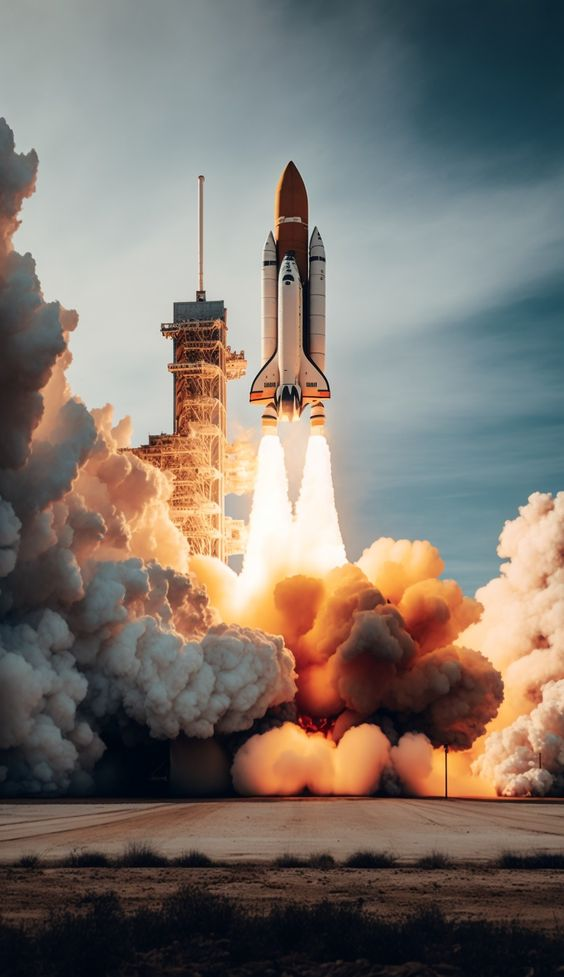
#> input picture Práctica XII: Canny/Cohete.jpg, 564 x 977 px
$ python 'Práctica XII Canny.py'
#> lines starting #> are read from the running program, lines starting #| are printed output that depends on the picture; after the words box and inside, x2 and y2 are one past the last pixel; in counts of white or black regions, pixels touching at a corner belong together
# -*- coding: utf-8 -*-
"""
Created on Mon Apr 22 00:00:48 2024

@author: Dea

Este script detecta los bordes de una imagen utilizando el algortimo Canny, donde utiliza la intensidad de gradiente del borde para detectarlos.
"""


import numpy as np
import cv2 as cv
from matplotlib import pyplot as plt

img = cv.imread('Cohete.jpg', cv.IMREAD_GRAYSCALE)
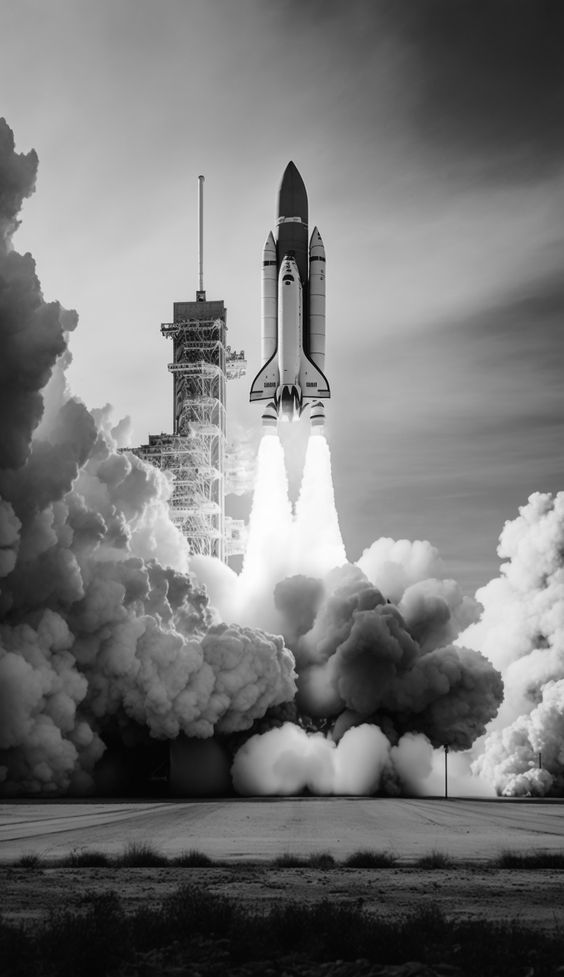
#> img: shape (977, 564); min 0, max 255, mean 118.7
assert img is not None, "file could not be read, check with os.path.exists()"
# Detección de bordes utilizando el algoritmo Canny
edges = cv.Canny(img,80,150) #los bordes con intensidad de gradiente entre 100 y 200 seran bordes aceptados y mostrados, fuera de seran rechazados.
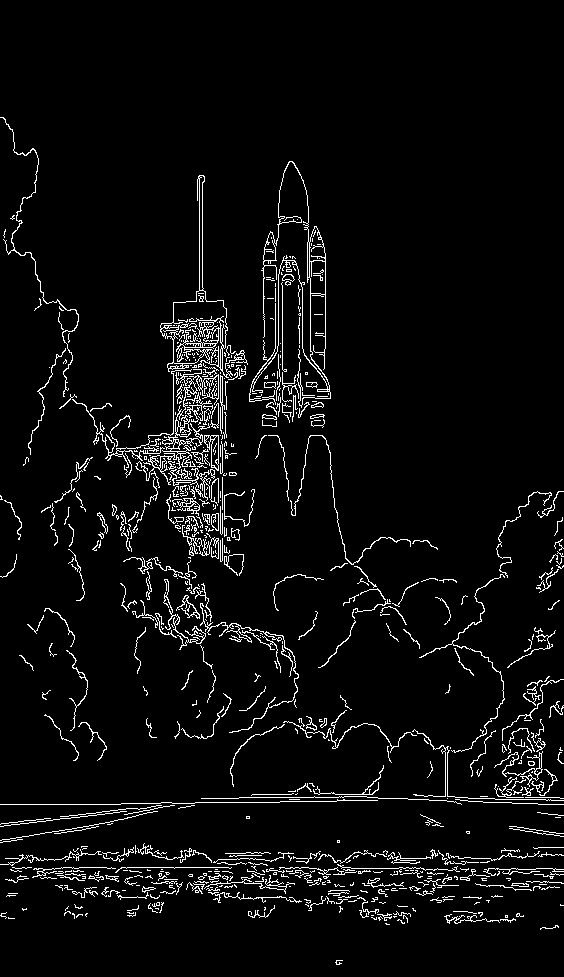
#> edges: shape (977, 564); 4.7% white in thin lines or dots, all inside (x1, y1, x2, y2) = (0, 117, 564, 965)

# Mostrar la imagen original y la imagen de bordes
plt.subplot(121)
plt.imshow(img,cmap = 'gray')
plt.title('Imagen Original')
plt.xticks([])
plt.yticks([])


plt.subplot(122)
plt.imshow(edges,cmap = 'gray')
plt.title('Detección de bordes')
plt.xticks([])
plt.yticks([])

plt.show()
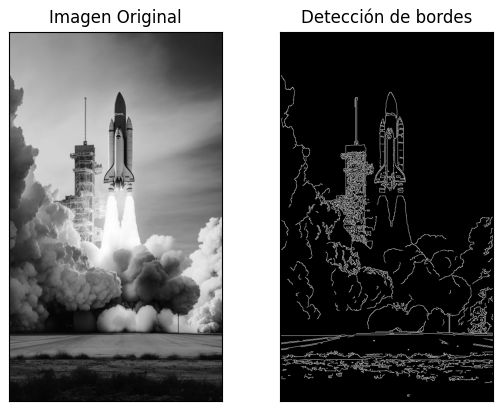
#> figure drawn by matplotlib, 2 panels

$ run again, with Práctica XII: Canny/Deteccion de bordes.png saved as Práctica XII: Canny/Cohete.jpg
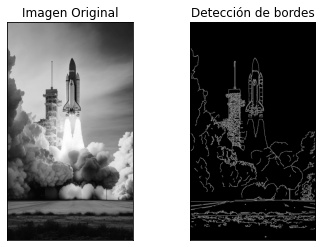
#> input picture Práctica XII: Canny/Deteccion de bordes.png, 322 x 247 px
#> img is the input picture: shape (247, 322); min 0, max 255, mean 120.6
#> `edges = cv.Canny(img,80,150)`:
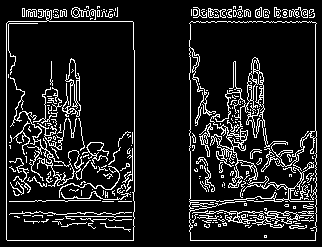
#> edges: shape (247, 322); 11.9% white in thin lines or dots
#> `plt.show()`:
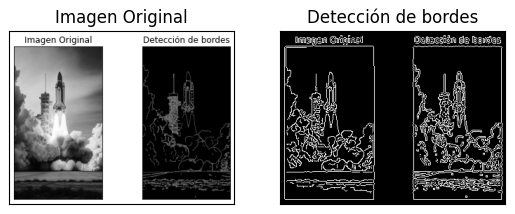
#> figure drawn by matplotlib, 2 panels
